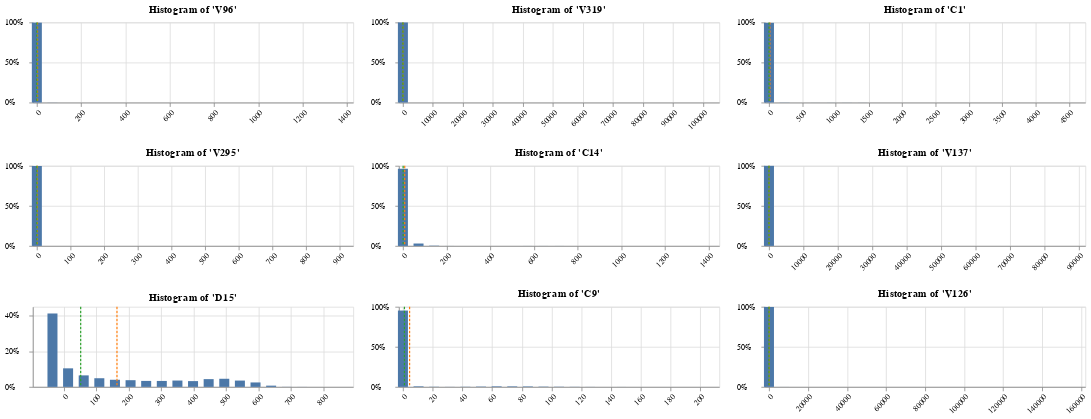

The code cell stored with this chart in its notebook:
### Code cell
charts = []
for feature in selected_features:
    charts.append(plot_histogram(df_train[feature].dropna(), feature, bins=20, bar_size=12.5, height=100, n_digits=0))
    
rows = []
for i, chart in enumerate(charts):
    if (i % 3 == 2) or (i == len(charts) - 1):
        rows.append(alt.HConcatChart(hconcat=charts[i - (i % 3):i + 1]))
alt.VConcatChart(vconcat=rows[:3]).configure_axisY(labelAlign='left', labelLimit=30, labelPadding=30).configure_axisX(labelAngle=-45)

### Figure 1 — Vega-Lite specification as saved in the notebook (floating-point values rounded to 4 significant figures)
{"config": {"view": {"continuousWidth": 400, "continuousHeight": 300}, "axisX": {"labelAngle": -45}, "axisY": {"labelAlign": "left", "labelLimit": 30, "labelPadding": 30}}, "vconcat": [{"hconcat": [{"layer": [{"data": {"name": "data-266bbc6fa30631bb5f5c121055697f50"}, "mark": {"type": "bar", "size": 12.5}, "encoding": {"tooltip": [{"type": "quantitative", "field": "V96"}, {"type": "quantitative", "field": "count", "format": ".0f"}], "x": {"type": "quantitative", "axis": {"format": ".0f", "title": null}, "field": "V96", "scale": {"domain": [-0.02, 1410.0], "nice": false}}, "y": {"type": "quantitative", "axis": {"format": ".0%", "title": null}, "field": "pecent_of_total"}}, "transform": [{"joinaggregate": [{"op": "sum", "field": "count", "as": "total_count"}]}, {"calculate": "datum.count / datum.total_count", "as": "pecent_of_total"}]}, {"data": {"name": "data-4b6f1cb6349daa1c128259961a85f82b"}, "mark": {"type": "rule", "color": "#ff7f0e", "size": 1.5, "strokeDash": [3, 2]}, "encoding": {"tooltip": [{"type": "quantitative", "field": "mean"}, {"type": "quantitative", "field": "mean"}], "x": {"type": "quantitative", "field": "mean"}}}, {"data": {"name": "data-4b6f1cb6349daa1c128259961a85f82b"}, "mark": {"type": "rule", "color": "#2ca02c", "size": 1.5, "strokeDash": [3, 2]}, "encoding": {"tooltip": [{"type": "quantitative", "field": "median"}, {"type": "quantitative", "field": "median"}], "x": {"type": "quantitative", "field": "median"}}}], "height": 100, "title": "Histogram of 'V96'"}, {"layer": [{"data": {"name": "data-072666bbec61ac971673e1226be8a878"}, "mark": {"type": "bar", "size": 12.5}, "encoding": {"tooltip": [{"type": "quantitative", "field": "V319"}, {"type": "quantitative", "field": "count", "format": ".0f"}], "x": {"type": "quantitative", "axis": {"format": ".0f", "title": null}, "field": "V319", "scale": {"domain": [-0.02, 104100.0], "nice": false}}, "y": {"type": "quantitative", "axis": {"format": ".0%", "title": null}, "field": "pecent_of_total"}}, "transform": [{"joinaggregate": [{"op": "sum", "field": "count", "as": "total_count"}]}, {"calculate": "datum.count / datum.total_count", "as": "pecent_of_total"}]}, {"data": {"name": "data-85c8cb9c764fb6de0d5c503d1958e6e6"}, "mark": {"type": "rule", "color": "#ff7f0e", "size": 1.5, "strokeDash": [3, 2]}, "encoding": {"tooltip": [{"type": "quantitative", "field": "mean"}, {"type": "quantitative", "field": "mean"}], "x": {"type": "quantitative", "field": "mean"}}}, {"data": {"name": "data-85c8cb9c764fb6de0d5c503d1958e6e6"}, "mark": {"type": "rule", "color": "#2ca02c", "size": 1.5, "strokeDash": [3, 2]}, "encoding": {"tooltip": [{"type": "quantitative", "field": "median"}, {"type": "quantitative", "field": "median"}], "x": {"type": "quantitative", "field": "median"}}}], "height": 100, "title": "Histogram of 'V319'"}, {"layer": [{"data": {"name": "data-f7ee0ef5c6484b5a76ff91ec4596dbc5"}, "mark": {"type": "bar", "size": 12.5}, "encoding": {"tooltip": [{"type": "quantitative", "field": "C1"}, {"type": "quantitative", "field": "count", "format": ".0f"}], "x": {"type": "quantitative", "axis": {"format": ".0f", "title": null}, "field": "C1", "scale": {"domain": [-0.02, 4685.0], "nice": false}}, "y": {"type": "quantitative", "axis": {"format": ".0%", "title": null}, "field": "pecent_of_total"}}, "transform": [{"joinaggregate": [{"op": "sum", "field": "count", "as": "total_count"}]}, {"calculate": "datum.count / datum.total_count", "as": "pecent_of_total"}]}, {"data": {"name": "data-b51af2ce4ec333d961b640bc33036804"}, "mark": {"type": "rule", "color": "#ff7f0e", "size": 1.5, "strokeDash": [3, 2]}, "encoding": {"tooltip": [{"type": "quantitative", "field": "mean"}, {"type": "quantitative", "field": "mean"}], "x": {"type": "quantitative", "field": "mean"}}}, {"data": {"name": "data-b51af2ce4ec333d961b640bc33036804"}, "mark": {"type": "rule", "color": "#2ca02c", "size": 1.5, "strokeDash": [3, 2]}, "encoding": {"tooltip": [{"type": "quantitative", "field": "median"}, {"type": "quantitative", "field": "median"}], "x": {"type": "quantitative", "field": "median"}}}], "height": 100, "title": "Histogram of 'C1'"}]}, {"hconcat": [{"layer": [{"data": {"name": "data-97f78825ba71d96957fc19a33e88c817"}, "mark": {"type": "bar", "size": 12.5}, "encoding": {"tooltip": [{"type": "quantitative", "field": "V295"}, {"type": "quantitative", "field": "count", "format": ".0f"}], "x": {"type": "quantitative", "axis": {"format": ".0f", "title": null}, "field": "V295", "scale": {"domain": [-0.02, 928.0], "nice": false}}, "y": {"type": "quantitative", "axis": {"format": ".0%", "title": null}, "field": "pecent_of_total"}}, "transform": [{"joinaggregate": [{"op": "sum", "field": "count", "as": "total_count"}]}, {"calculate": "datum.count / datum.total_count", "as": "pecent_of_total"}]}, {"data": {"name": "data-a4578915e7927711e8851a212837cfeb"}, "mark": {"type": "rule", "color": "#ff7f0e", "size": 1.5, "strokeDash": [3, 2]}, "encoding": {"tooltip": [{"type": "quantitative", "field": "mean"}, {"type": "quantitative", "field": "mean"}], "x": {"type": "quantitative", "field": "mean"}}}, {"data": {"name": "data-a4578915e7927711e8851a212837cfeb"}, "mark": {"type": "rule", "color": "#2ca02c", "size": 1.5, "strokeDash": [3, 2]}, "encoding": {"tooltip": [{"type": "quantitative", "field": "median"}, {"type": "quantitative", "field": "median"}], "x": {"type": "quantitative", "field": "median"}}}], "height": 100, "title": "Histogram of 'V295'"}, {"layer": [{"data": {"name": "data-da804723e71c1067de60922ca6ef5df5"}, "mark": {"type": "bar", "size": 12.5}, "encoding": {"tooltip": [{"type": "quantitative", "field": "C14"}, {"type": "quantitative", "field": "count", "format": ".0f"}], "x": {"type": "quantitative", "axis": {"format": ".0f", "title": null}, "field": "C14", "scale": {"domain": [-0.02, 1429.0], "nice": false}}, "y": {"type": "quantitative", "axis": {"format": ".0%", "title": null}, "field": "pecent_of_total"}}, "transform": [{"joinaggregate": [{"op": "sum", "field": "count", "as": "total_count"}]}, {"calculate": "datum.count / datum.total_count", "as": "pecent_of_total"}]}, {"data": {"name": "data-a3557f4197be7e88e66ff547c02fea3e"}, "mark": {"type": "rule", "color": "#ff7f0e", "size": 1.5, "strokeDash": [3, 2]}, "encoding": {"tooltip": [{"type": "quantitative", "field": "mean"}, {"type": "quantitative", "field": "mean"}], "x": {"type": "quantitative", "field": "mean"}}}, {"data": {"name": "data-a3557f4197be7e88e66ff547c02fea3e"}, "mark": {"type": "rule", "color": "#2ca02c", "size": 1.5, "strokeDash": [3, 2]}, "encoding": {"tooltip": [{"type": "quantitative", "field": "median"}, {"type": "quantitative", "field": "median"}], "x": {"type": "quantitative", "field": "median"}}}], "height": 100, "title": "Histogram of 'C14'"}, {"layer": [{"data": {"name": "data-5213ac38d84852b247a80f3da8ac68ae"}, "mark": {"type": "bar", "size": 12.5}, "encoding": {"tooltip": [{"type": "quantitative", "field": "V137"}, {"type": "quantitative", "field": "count", "format": ".0f"}], "x": {"type": "quantitative", "axis": {"format": ".0f", "title": null}, "field": "V137", "scale": {"domain": [-0.02, 90750.0], "nice": false}}, "y": {"type": "quantitative", "axis": {"format": ".0%", "title": null}, "field": "pecent_of_total"}}, "transform": [{"joinaggregate": [{"op": "sum", "field": "count", "as": "total_count"}]}, {"calculate": "datum.count / datum.total_count", "as": "pecent_of_total"}]}, {"data": {"name": "data-028e9987d67c547e2018d9aa31ca4161"}, "mark": {"type": "rule", "color": "#ff7f0e", "size": 1.5, "strokeDash": [3, 2]}, "encoding": {"tooltip": [{"type": "quantitative", "field": "mean"}, {"type": "quantitative", "field": "mean"}], "x": {"type": "quantitative", "field": "mean"}}}, {"data": {"name": "data-028e9987d67c547e2018d9aa31ca4161"}, "mark": {"type": "rule", "color": "#2ca02c", "size": 1.5, "strokeDash": [3, 2]}, "encoding": {"tooltip": [{"type": "quantitative", "field": "median"}, {"type": "quantitative", "field": "median"}], "x": {"type": "quantitative", "field": "median"}}}], "height": 100, "title": "Histogram of 'V137'"}]}, {"hconcat": [{"layer": [{"data": {"name": "data-0680106291b56839fdec94622f711636"}, "mark": {"type": "bar", "size": 12.5}, "encoding": {"tooltip": [{"type": "quantitative", "field": "D15"}, {"type": "quantitative", "field": "count", "format": ".0f"}], "x": {"type": "quantitative", "axis": {"format": ".0f", "title": null}, "field": "D15", "scale": {"domain": [-83.02, 879.0], "nice": false}}, "y": {"type": "quantitative", "axis": {"format": ".0%", "title": null}, "field": "pecent_of_total"}}, "transform": [{"joinaggregate": [{"op": "sum", "field": "count", "as": "total_count"}]}, {"calculate": "datum.count / datum.total_count", "as": "pecent_of_total"}]}, {"data": {"name": "data-8fe77ddab87ff822c3f94afd130b5f19"}, "mark": {"type": "rule", "color": "#ff7f0e", "size": 1.5, "strokeDash": [3, 2]}, "encoding": {"tooltip": [{"type": "quantitative", "field": "mean"}, {"type": "quantitative", "field": "mean"}], "x": {"type": "quantitative", "field": "mean"}}}, {"data": {"name": "data-8fe77ddab87ff822c3f94afd130b5f19"}, "mark": {"type": "rule", "color": "#2ca02c", "size": 1.5, "strokeDash": [3, 2]}, "encoding": {"tooltip": [{"type": "quantitative", "field": "median"}, {"type": "quantitative", "field": "median"}], "x": {"type": "quantitative", "field": "median"}}}], "height": 100, "title": "Histogram of 'D15'"}, {"layer": [{"data": {"name": "data-7d709c886f48962d3561986963684c62"}, "mark": {"type": "bar", "size": 12.5}, "encoding": {"tooltip": [{"type": "quantitative", "field": "C9"}, {"type": "quantitative", "field": "count", "format": ".0f"}], "x": {"type": "quantitative", "axis": {"format": ".0f", "title": null}, "field": "C9", "scale": {"domain": [-0.02, 210.0], "nice": false}}, "y": {"type": "quantitative", "axis": {"format": ".0%", "title": null}, "field": "pecent_of_total"}}, "transform": [{"joinaggregate": [{"op": "sum", "field": "count", "as": "total_count"}]}, {"calculate": "datum.count / datum.total_count", "as": "pecent_of_total"}]}, {"data": {"name": "data-8e9d91fec19e05e582bad91f6a1047c1"}, "mark": {"type": "rule", "color": "#ff7f0e", "size": 1.5, "strokeDash": [3, 2]}, "encoding": {"tooltip": [{"type": "quantitative", "field": "mean"}, {"type": "quantitative", "field": "mean"}], "x": {"type": "quantitative", "field": "mean"}}}, {"data": {"name": "data-8e9d91fec19e05e582bad91f6a1047c1"}, "mark": {"type": "rule", "color": "#2ca02c", "size": 1.5, "strokeDash": [3, 2]}, "encoding": {"tooltip": [{"type": "quantitative", "field": "median"}, {"type": "quantitative", "field": "median"}], "x": {"type": "quantitative", "field": "median"}}}], "height": 100, "title": "Histogram of 'C9'"}, {"layer": [{"data": {"name": "data-619cb9f8c69c1169ac3eb2ee18c5192f"}, "mark": {"type": "bar", "size": 12.5}, "encoding": {"tooltip": [{"type": "quantitative", "field": "V126"}, {"type": "quantitative", "field": "count", "format": ".0f"}], "x": {"type": "quantitative", "axis": {"format": ".0f", "title": null}, "field": "V126", "scale": {"domain": [-0.02, 160000.0], "nice": false}}, "y": {"type": "quantitative", "axis": {"format": ".0%", "title": null}, "field": "pecent_of_total"}}, "transform": [{"joinaggregate": [{"op": "sum", "field": "count", "as": "total_count"}]}, {"calculate": "datum.count / datum.total_count", "as": "pecent_of_total"}]}, {"data": {"name": "data-0e47019017fc0327888d147e7fc964b4"}, "mark": {"type": "rule", "color": "#ff7f0e", "size": 1.5, "strokeDash": [3, 2]}, "encoding": {"tooltip": [{"type": "quantitative", "field": "mean"}, {"type": "quantitative", "field": "mean"}], "x": {"type": "quantitative", "field": "mean"}}}, {"data": {"name": "data-0e47019017fc0327888d147e7fc964b4"}, "mark": {"type": "rule", "color": "#2ca02c", "size": 1.5, "strokeDash": [3, 2]}, "encoding": {"tooltip": [{"type": "quantitative", "field": "median"}, {"type": "quantitative", "field": "median"}], "x": {"type": "quantitative", "field": "median"}}}], "height": 100, "title": "Histogram of 'V126'"}]}], "$schema": "https://vega.github.io/schema/vega-lite/v4.8.1.json", "datasets": {"data-266bbc6fa30631bb5f5c121055697f50": [{"V96": 0.0, "count": 588422}, {"V96": 70.5, "count": 526}, {"V96": 141.0, "count": 71}, {"V96": 211.5, "count": 70}, {"V96": 282.0, "count": 71}, {"V96": 352.5, "count": 70}, {"V96": 423.0, "count": 72}, {"V96": 493.5, "count": 70}, {"V96": 564.0, "count": 71}, {"V96": 634.5, "count": 70}, {"V96": 705.0, "count": 71}, {"V96": 775.5, "count": 70}, {"V96": 846.0, "count": 71}, {"V96": 916.5, "count": 70}, {"V96": 987.0, "count": 71}, {"V96": 1058.0, "count": 70}, {"V96": 1128.0, "count": 71}, {"V96": 1198.0, "count": 70}, {"V96": 1269.0, "count": 71}, {"V96": 1340.0, "count": 78}], "data-4b6f1cb6349daa1c128259961a85f82b": [{"mean": 3.01, "median": 0.0}], "data-072666bbec61ac971673e1226be8a878": [{"V319": 0.0, "count": 590409}, {"V319": 5203.0, "count": 99}, {"V319": 10410.0, "count": 6}, {"V319": 15610.0, "count": 1}, {"V319": 20810.0, "count": 3}, {"V319": 26020.0, "count": 2}, {"V319": 31220.0, "count": 0}, {"V319": 36420.0, "count": 0}, {"V319": 41620.0, "count": 1}, {"V319": 46830.0, "count": 1}, {"V319": 52030.0, "count": 1}, {"V319": 57230.0, "count": 1}, {"V319": 62440.0, "count": 1}, {"V319": 67640.0, "count": 0}, {"V319": 72840.0, "count": 0}, {"V319": 78040.0, "count": 0}, {"V319": 83250.0, "count": 0}, {"V319": 88450.0, "count": 1}, {"V319": 93650.0, "count": 0}, {"V319": 98860.0, "count": 2}], "data-85c8cb9c764fb6de0d5c503d1958e6e6": [{"mean": 18.37, "median": 0.0}], "data-f7ee0ef5c6484b5a76ff91ec4596dbc5": [{"C1": 0.0, "count": 587593}, {"C1": 234.2, "count": 937}, {"C1": 468.5, "count": 68}, {"C1": 702.8, "count": 237}, {"C1": 937.0, "count": 362}, {"C1": 1171.0, "count": 360}, {"C1": 1406.0, "count": 269}, {"C1": 1640.0, "count": 147}, {"C1": 1874.0, "count": 61}, {"C1": 2108.0, "count": 0}, {"C1": 2342.0, "count": 0}, {"C1": 2577.0, "count": 0}, {"C1": 2811.0, "count": 0}, {"C1": 3045.0, "count": 4}, {"C1": 3280.0, "count": 112}, {"C1": 3514.0, "count": 158}, {"C1": 3748.0, "count": 73}, {"C1": 3982.0, "count": 0}, {"C1": 4216.0, "count": 79}, {"C1": 4451.0, "count": 80}], "data-b51af2ce4ec333d961b640bc33036804": [{"mean": 14.09, "median": 1.0}], "data-97f78825ba71d96957fc19a33e88c817": [{"V295": 0.0, "count": 588958}, {"V295": 46.4, "count": 63}, {"V295": 92.8, "count": 99}, {"V295": 139.2, "count": 137}, {"V295": 185.6, "count": 116}, {"V295": 232.0, "count": 71}, {"V295": 278.4, "count": 58}, {"V295": 324.8, "count": 128}, {"V295": 371.2, "count": 96}, {"V295": 417.6, "count": 64}, {"V295": 464.0, "count": 118}, {"V295": 510.4, "count": 141}, {"V295": 556.8, "count": 106}, {"V295": 603.2, "count": 48}, {"V295": 649.6, "count": 46}, {"V295": 696.0, "count": 47}, {"V295": 742.4, "count": 46}, {"V295": 788.8, "count": 47}, {"V295": 835.2, "count": 46}, {"V295": 881.6, "count": 93}], "data-a4578915e7927711e8851a212837cfeb": [{"mean": 1.43, "median": 0.0}], "data-da804723e71c1067de60922ca6ef5df5": [{"C14": 0.0, "count": 568819}, {"C14": 71.45, "count": 17603}, {"C14": 142.9, "count": 2014}, {"C14": 214.4, "count": 237}, {"C14": 285.8, "count": 79}, {"C14": 357.2, "count": 202}, {"C14": 428.7, "count": 107}, {"C14": 500.2, "count": 170}, {"C14": 571.6, "count": 248}, {"C14": 643.1, "count": 246}, {"C14": 714.5, "count": 238}, {"C14": 786.0, "count": 71}, {"C14": 857.4, "count": 0}, {"C14": 928.9, "count": 55}, {"C14": 1000.0, "count": 72}, {"C14": 1072.0, "count": 89}, {"C14": 1143.0, "count": 92}, {"C14": 1215.0, "count": 67}, {"C14": 1286.0, "count": 57}, {"C14": 1358.0, "count": 74}], "data-a3557f4197be7e88e66ff547c02fea3e": [{"mean": 8.3, "median": 1.0}], "data-5213ac38d84852b247a80f3da8ac68ae": [{"V137": 0.0, "count": 590022}, {"V137": 4538.0, "count": 168}, {"V137": 9075.0, "count": 19}, {"V137": 13610.0, "count": 2}, {"V137": 18150.0, "count": 2}, {"V137": 22690.0, "count": 2}, {"V137": 27220.0, "count": 2}, {"V137": 31760.0, "count": 0}, {"V137": 36300.0, "count": 0}, {"V137": 40840.0, "count": 1}, {"V137": 45380.0, "count": 0}, {"V137": 49910.0, "count": 5}, {"V137": 54450.0, "count": 0}, {"V137": 58990.0, "count": 1}, {"V137": 63520.0, "count": 1}, {"V137": 68060.0, "count": 0}, {"V137": 72600.0, "count": 0}, {"V137": 77140.0, "count": 0}, {"V137": 81680.0, "count": 0}, {"V137": 86210.0, "count": 1}], "data-028e9987d67c547e2018d9aa31ca4161": [{"mean": 26.37, "median": 0.0}], "data-0680106291b56839fdec94622f711636": [{"D15": -83.0, "count": 5}, {"D15": -34.9, "count": 206770}, {"D15": 13.2, "count": 52235}, {"D15": 61.3, "count": 32413}, {"D15": 109.4, "count": 24368}, {"D15": 157.5, "count": 20041}, {"D15": 205.6, "count": 18849}, {"D15": 253.7, "count": 16818}, {"D15": 301.8, "count": 16741}, {"D15": 349.9, "count": 17868}, {"D15": 398.0, "count": 16271}, {"D15": 446.1, "count": 21832}, {"D15": 494.2, "count": 22859}, {"D15": 542.3, "count": 17786}, {"D15": 590.4, "count": 12507}, {"D15": 638.5, "count": 3487}, {"D15": 686.6, "count": 291}, {"D15": 734.7, "count": 150}, {"D15": 782.8, "count": 83}, {"D15": 830.9, "count": 53}], "data-8fe77ddab87ff822c3f94afd130b5f19": [{"mean": 163.7, "median": 52.0}], "data-7d709c886f48962d3561986963684c62": [{"C9": 0.0, "count": 562848}, {"C9": 10.5, "count": 4274}, {"C9": 21.0, "count": 1337}, {"C9": 31.5, "count": 584}, {"C9": 42.0, "count": 1228}, {"C9": 52.5, "count": 2510}, {"C9": 63.0, "count": 4168}, {"C9": 73.5, "count": 3914}, {"C9": 84.0, "count": 3583}, {"C9": 94.5, "count": 2204}, {"C9": 105.0, "count": 1566}, {"C9": 115.5, "count": 905}, {"C9": 126.0, "count": 439}, {"C9": 136.5, "count": 211}, {"C9": 147.0, "count": 239}, {"C9": 157.5, "count": 92}, {"C9": 168.0, "count": 124}, {"C9": 178.5, "count": 88}, {"C9": 189.0, "count": 209}, {"C9": 199.5, "count": 17}], "data-8e9d91fec19e05e582bad91f6a1047c1": [{"mean": 4.48, "median": 1.0}], "data-619cb9f8c69c1169ac3eb2ee18c5192f": [{"V126": 0.0, "count": 588953}, {"V126": 8000.0, "count": 258}, {"V126": 16000.0, "count": 165}, {"V126": 24000.0, "count": 164}, {"V126": 32000.0, "count": 111}, {"V126": 40000.0, "count": 75}, {"V126": 48000.0, "count": 72}, {"V126": 56000.0, "count": 66}, {"V126": 64000.0, "count": 88}, {"V126": 72000.0, "count": 130}, {"V126": 80000.0, "count": 75}, {"V126": 88000.0, "count": 67}, {"V126": 96000.0, "count": 0}, {"V126": 104000.0, "count": 1}, {"V126": 112000.0, "count": 0}, {"V126": 120000.0, "count": 0}, {"V126": 128000.0, "count": 0}, {"V126": 136000.0, "count": 0}, {"V126": 144000.0, "count": 0}, {"V126": 152000.0, "count": 1}], "data-0e47019017fc0327888d147e7fc964b4": [{"mean": 130.0, "median": 0.0}]}}
